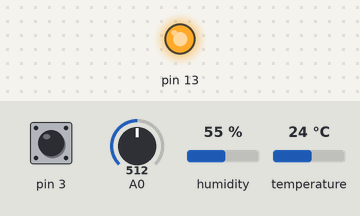
This sketch was run on a simulated Arduino Uno, built with avr-gcc and run on an emulated ATmega328P. Parts: output pins drawn as LEDs (lit = HIGH). Inputs (shaded band) come from the test bench; at power-on: pin 3 HIGH, A0 = 512, humidity 55 %, temperature 24 °C. What the sketch prints to the serial monitor is not drawn.

Above: at 0.1 s.
Timing chart, 0 to 1.6 s (numbered marks = the images above):
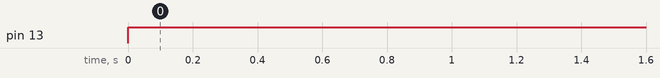

Measured:
- by itself, pin 13: LOW → HIGH at 0.00 s

The sketch:

Air_Quality_BlueTooth.ino
```cpp
#include <Adafruit_Sensor.h>
#include <DHT.h>
#include <DHT_U.h>
#define DHTTYPE DHT11
#include <SoftwareSerial.h>
SoftwareSerial B(10,11);
  // DHT 11
#define DHTPIN 5
DHT_Unified dht(DHTPIN, DHTTYPE);
uint32_t delayMS;
#include <SPI.h>
#include <Adafruit_GFX.h>
#include <Adafruit_SSD1306.h>


int sensorValue;
int digitalValue;
int sensePin = A5;
float outVo=0;
float sigVolt=0;
float dustLevel=0;
int x=100;


void setup()
{
  Serial.begin(9600); // sets the serial port to 9600
  dht.begin();
  B.begin(9600);
  sensor_t sensor;
  delayMS = sensor.min_delay / 1000;
  pinMode(13, OUTPUT);
  pinMode(2, INPUT);
  outVo = analogRead(sensePin);
  sigVolt = outVo*(5.0/1024);
  dustLevel = 0.17 * sigVolt - 0.1;
}

void loop()
{
  sensorValue = analogRead(0); // read analog input pin 0
  digitalValue = digitalRead(3);
  if (sensorValue > 400)
  {
    digitalWrite(13, HIGH);
  }
  else
    digitalWrite(13, LOW);


  Serial.print("-");
  Serial.print("The Quality of air is :");
  Serial.print(sensorValue, DEC);
  Serial.println(" ppm");// prints the value read
  Serial.print("The value of the MQ135 Digital sensor is :");
  Serial.println(digitalValue, DEC);
  if(digitalValue == 0){
    Serial.println("No Harmful Gases Detected");
  }
  else{
    Serial.println("HarmfulGases Detected");
  }
  sensors_event_t event;
  dht.temperature().getEvent(&event);
  Serial.print(F("Temperature: "));
  Serial.print(event.temperature);
  Serial.println(F("°C"));
  dht.humidity().getEvent(&event);
  Serial.print(F("Humidity: "));
  Serial.print(event.relative_humidity);
  Serial.println(F("%"));


  Serial.print("The value from the sensor is :");
  Serial.println(outVo);
  Serial.print("The value signal voltage :");
  Serial.println(sigVolt,4);


  Serial.print("The Dust Density is :");
  Serial.println(dustLevel,4);
  B.print(sensorValue);
  B.print(",");


  B.print(digitalValue);

  B.print(",");
  dht.temperature().getEvent(&event);
  B.print(event.temperature);

  B.print(",");
  dht.humidity().getEvent(&event);
  B.print(event.relative_humidity);

  B.print(",");
  B.print(outVo);

  B.print(",");
  B.print(dustLevel);

  B.print(";");


  delay(delayMS);
  delay(1000); // wait 100ms for next reading
}
```
